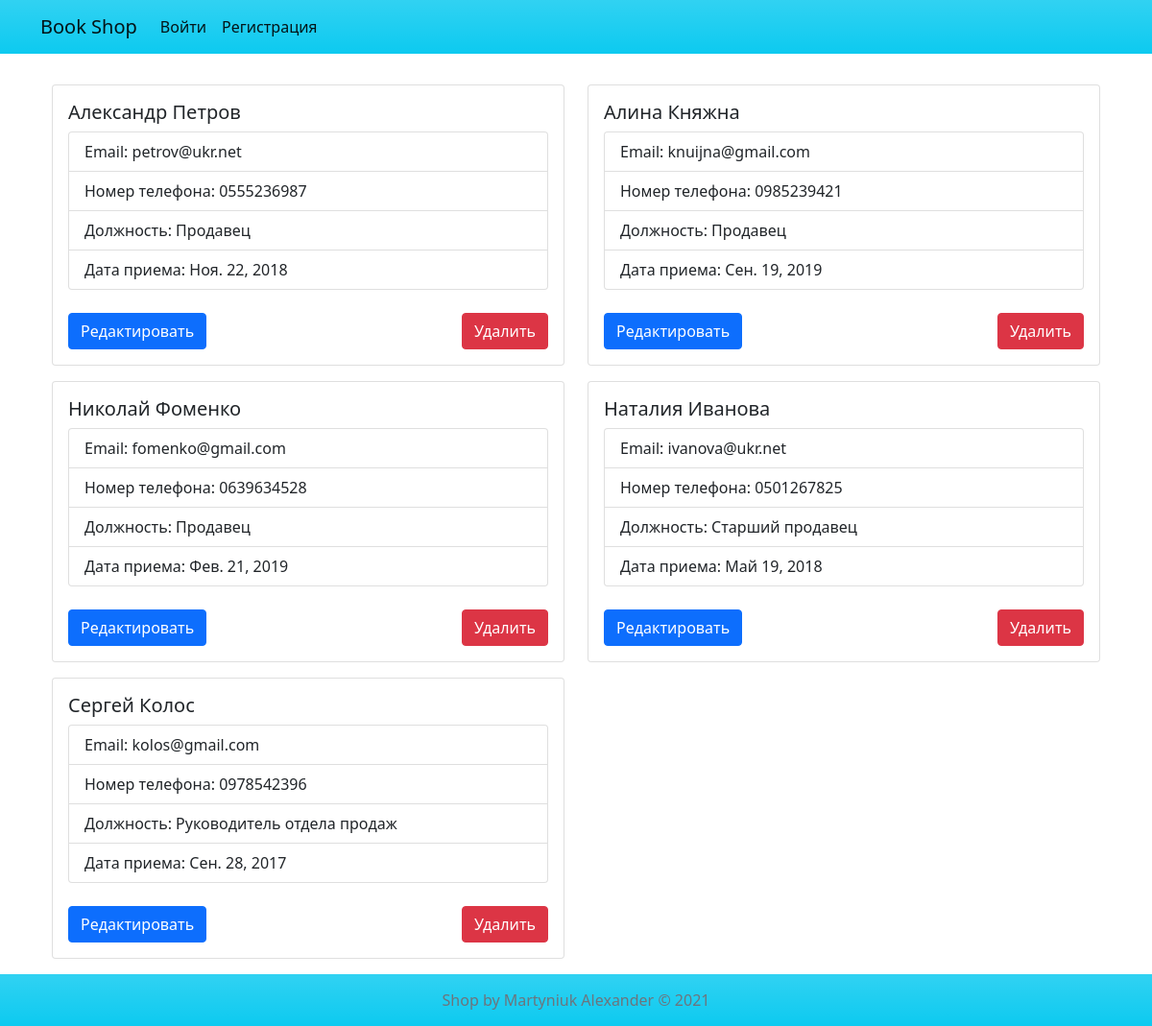
Screenshot of /seller with the database file from the repository.
### app/models.py (models this page shows, shortened)
class Seller(models.Model):
    POSITION_CHOICES = [
        (0, 'Продавец'),
        (1, 'Старший продавец'),
        (2, 'Руководитель отдела продаж')
    ]
    first_name = models.CharField(max_length=64, blank=False, verbose_name='Имя')
    last_name = models.CharField(max_length=64, blank=False, verbose_name='Фамилия')
    email = models.EmailField(max_length=64, blank=True, null=True, verbose_name='Почта')
    phone = models.CharField(max_length=32, blank=False, verbose_name='Номер телефона')
    date = models.DateField(blank=False, verbose_name='Дата контракта')
    position = models.IntegerField(
        blank=False,
        choices=POSITION_CHOICES,
        default=0,
        verbose_name='Должность'
    )
    class Meta:
        verbose_name = 'Продавец'
        verbose_name_plural = 'Продавцы'

### app/views.py (the view, shortened to what this page needs)
# urls.py: path('seller', seller, name="seller_list"),
def seller(request):
    seller_list = Seller.objects.all()
    return render(
        request, 'site_items/seller.html',
        {
            'seller_list': seller_list,
            'title': 'Продавци'
        }
    )

### templates/site_items/seller.html (shortened to what this page needs)
{% extends 'partials/base.html' %}
{% block content %}
    <div class="container mt-3">
        <div class="row">
            {% for seller in seller_list %}
                <div class="col-md-6">
                    <div class="card mt-3">
                        <div class="card-body">
                            <h5 class="card-title">{{ seller.first_name }} {{ seller.last_name }}</h5>
                            <ul class="list-group">
                                <li class="list-group-item">Email: {% firstof seller.email "Отсутствует" %}</li>
                                <li class="list-group-item">Номер телефона: {{ seller.phone }}</li>
                                <li class="list-group-item">Должность: {{ seller.get_position_display }}</li>
                                <li class="list-group-item">Дата приема: {{ seller.date }}</li>
                            </ul>
                            <div class="d-flex justify-content-between">
                                <form action="{% url 'update_item_seller' seller.id %}" method="get" class="mt-4"
                                      style="">
                                    <button class="btn btn-primary">Редактировать</button>
                                </form>
                                <form action="{% url 'seller_list' %}" method="post" class="mt-4">
                                    <button class="btn btn-danger">Удалить</button>
                                </form>
                            </div>
                        </div>
                    </div>
                </div>
            {% endfor %}
        </div>
    </div>
{% endblock %}

### static/style.css (style rules this page uses)
html, body { height: 100%; }
body { display: flex; flex-direction: column; }

### rows the page displays
Seller: first_name "Александр", last_name "Петров", email "petrov@ukr.net", phone "0555236987", position "Продавец", date "Ноя. 22, 2018"
Seller: first_name "Алина", last_name "Княжна", email "knuijna@gmail.com", phone "0985239421", position "Продавец", date "Сен. 19, 2019"
Seller: first_name "Николай", last_name "Фоменко", email "fomenko@gmail.com", phone "0639634528", position "Продавец", date "Фев. 21, 2019"
Seller: first_name "Наталия", last_name "Иванова", email "ivanova@ukr.net", phone "0501267825", position "Старший продавец", date "Май 19, 2018"
Seller: first_name "Сергей", last_name "Колос", email "kolos@gmail.com", phone "0978542396", position "Руководитель отдела продаж", date "Сен. 28, 2017"
